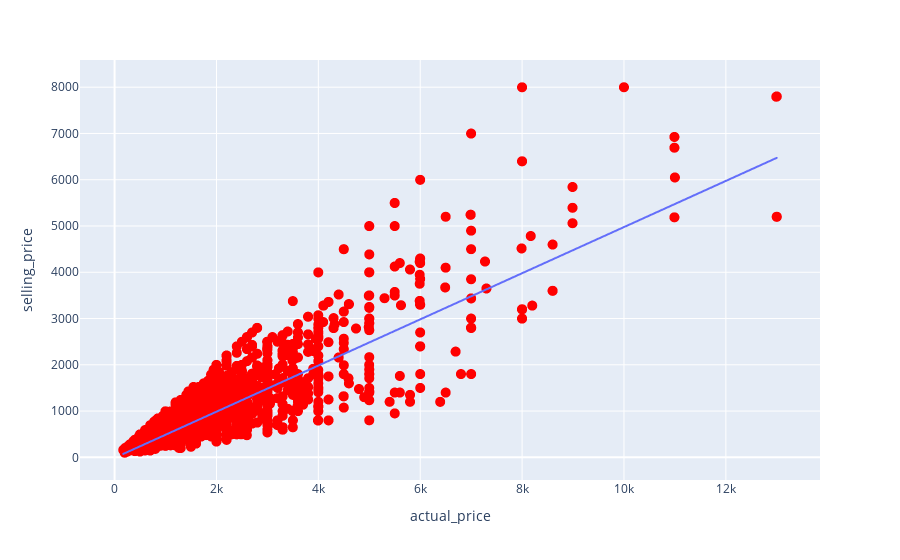

Write notebook code for a chart like this one.
### Code cell
fig = px.scatter(high_selling_price_df, y ='selling_price', x = 'actual_price',hover_name='title',trendline = 'ols')
fig.update_traces(marker=dict(size=10,color='red'),
                  selector=dict(mode='markers'))

### Figure 1 — Plotly figure (JSON) as saved in the notebook; plotly's stock layout.template omitted (floating-point values rounded to 4 significant figures; data arrays with more than 128 entries replaced by an {"elided": "..."} marker saying what was removed)
{"data": [{"hovertemplate": "<b>%{hovertext}</b><br><br>actual_price=%{x}<br>selling_price=%{y}<extra></extra>", "hovertext": {"elided": "4579 str values"}, "legendgroup": "", "marker": {"color": "red", "size": 10, "symbol": "circle"}, "mode": "markers", "name": "", "showlegend": false, "type": "scattergl", "x": {"elided": "4579 int values"}, "xaxis": "x", "y": {"elided": "4579 int values"}, "yaxis": "y"}, {"hovertemplate": "<b>OLS trendline</b><br>selling_price = 0.498808 * actual_price + -11.1478<br>R<sup>2</sup>=0.727631<br><br>actual_price=%{x}<br>selling_price=%{y} <b>(trend)</b><extra></extra>", "legendgroup": "", "marker": {"color": "#636efa", "symbol": "circle"}, "mode": "lines", "name": "", "showlegend": false, "type": "scattergl", "x": {"elided": "4427 int values"}, "xaxis": "x", "y": {"elided": "4427 float values"}, "yaxis": "y"}], "layout": {"legend": {"tracegroupgap": 0}, "margin": {"t": 60}, "xaxis": {"anchor": "y", "domain": [0, 1], "title": {"text": "actual_price"}}, "yaxis": {"anchor": "x", "domain": [0, 1], "title": {"text": "selling_price"}}}}
